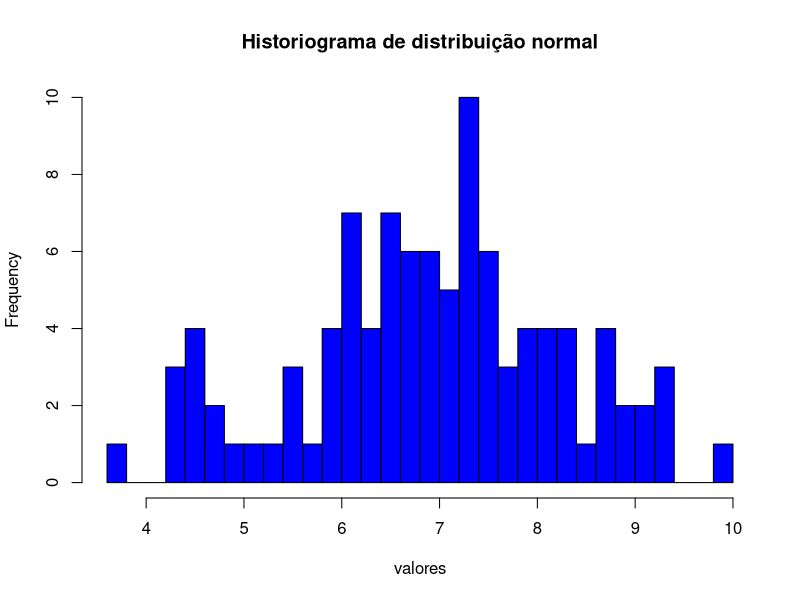
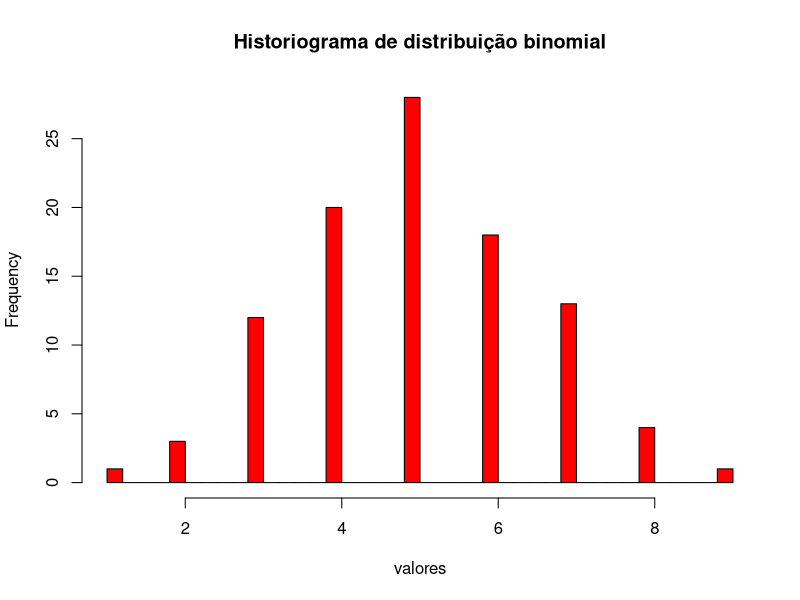
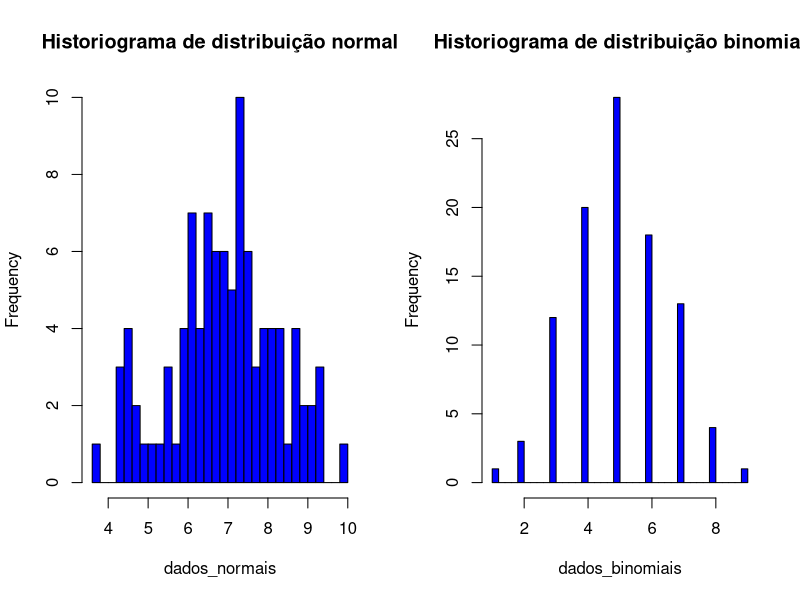

The R source for these figures, in order:
# Intervalos de Confiança ####
# Empresa quer saber se a média de satisfação dos clientes com o novo produto é significativamente diferente de 7 em uma escala de 1 a 10.

# Passo 1: Coletar Dados
set.seed(123)                                                                 # Definindo uma "semente" para o gerador de números aleatórios.
satisfacao <- rnorm(100, mean = 7.2, sd = 1.5)                                # Gera números aleatórios seguindo uma distribuição normal. 
                                                                              # Aqui, está gerando 100 valores (n), com média(mean) e desvio padrão(sd).
# Passo 2: Calcular a Média e o Desvio Padrão da Amostra
media_amostra <- mean(satisfacao)                                             # Calculando a média aritmética da 'satisfacao'.
desvio_padrao <- sd(satisfacao)                                               # Calculando o desvio padrão da 'atisfacao'.

# Passo 3: Calcular o Intervalo de Confiança de 95%
erro_padrao <- desvio_padrao / sqrt(length(satisfacao))                       # Calculando a raiz quadrada(sqrt) do length() tamanho da amostra(n = 100).
nivel_confianca <- 0.95                                                       # Definindo o nivel de confiança 95% = 0.95
probabilidade <- nivel_confianca + (1 - nivel_confianca) / 2                  # Calculando a probabilidade
t_critico <- qt(probabilidade, length(satisfacao) - 1)                        # qt(é a probabilidade) df = length() Pegando o tamanho da minha amostra - 1
limite_inferior <- media_amostra - t_critico * erro_padrao                    # Esse é o calculo do limite inferior
limite_superior <- media_amostra + t_critico * erro_padrao                    # Esse é o calculo do limite superior

# Vendo como ficou
cat("IC 95%: [", limite_inferior, ", ", limite_superior, "]\n")

# IC = Intervalo de Confiança é de 95% para a média de satisfação, por
# exemplo, [7,06, 7.60]. Isso significa que, com 95% de confiança, a média verdadeira de
# satisfação está dentro desse intervalo.

# Análise de erros ####

# Passo 4: Realizar um Teste t
teste_t <- t.test(satisfacao, mu = 7)                                         # Realizando um Teste t de Student para uma amostra
print(teste_t)                                                                # Ele verifica se a média observada na amostra ('satisfacao') é estatisticamente diferente de um valor hipotético ('mu'= 7).

# t.test = Teste t: O p-valor do teste t é, 0.016. Como o p-valor é < 0.05, rejeitamos a
# hipótese nula de que a média de satisfação é igual a 7. Portanto, podemos concluir que a
# média de satisfação dos clientes é significativamente diferente de 7 que é o que a hipotese alternativa nos diz.


# Reamostragem ####

# Passo 5: Aplicar o Método Bootstrap
library(boot)
# Função para calcular a média
media_boot <- function(data, indices) {                                       # Cria uma função personalizada definida pelo usuário.
  return(mean                                                                 # Aqui, está sendo criada uma função específica para ser lida pelo pacote 'boot'.
         (data[indices]))
}

# Aplicar o bootstrap com 1000 reamostragens
resultado_boot <- boot(data = satisfacao, statistic = media_boot, R = 1000)   # Aplica o método de bootstrap. 
                                                                              # Ele cria um número 'R' (1000) de novas amostras retiradas com reposição a partir dos dados originais e aplica a função 'statistic' (sua função 'media_boot') em cada uma delas.
# Calcular o intervalo de confiança
ic_boot <- boot.ci(resultado_boot, type = "perc")                             # Calcula o Intervalo de Confiança do bootstrap com base nos resultados gerados pela função boot().   
print(ic_boot)                                                                # O parâmetro type="perc" indica que está usando o método dos percentis.

# Passo 6: Aplicar o Método Jackknife
# Calcular a média excluindo uma observação
media_jackknife <- function(data) {
  n <- length(data)
  jackknife_means <- sapply(1:n, function(i) mean(data[-i]))
  return(jackknife_means)
}

media_jackknife(satisfacao)

# Graficos ####
# Gerar amostra da satisfação normal
dados_normais <- rnorm(100, mean = 7.2, sd = 1.5)
hist(dados_normais, breaks = 30, main = "Historiograma de distribuição normal", xlab = "valores", col = "blue")

# Gerar amostra da satisfação binomial
dados_binomiais <- rbinom(100, size = 10, prob = 0.5)
hist(dados_binomiais, breaks = 30, main = "Historiograma de distribuição binomial", xlab = "valores", col = "red")

# Eles lado a lado
par(mfrow = c(1,2))
hist(dados_normais, breaks = 30, main = "Historiograma de distribuição normal", col = "blue")
hist(dados_binomiais, breaks = 30, main = "Historiograma de distribuição binomial", col = "blue")
